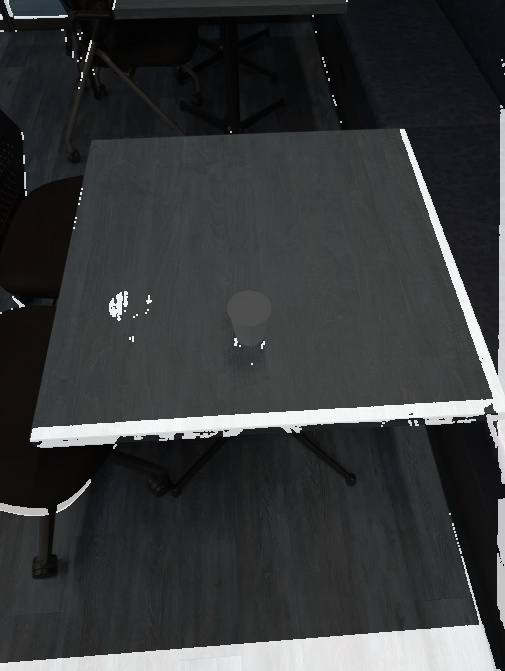

Python code for this plot:
import cv2
import datetime
# import matplotlib.pyplot as plt
import numpy as np
import os
import sobel_def


# imgA = cv2.imread('diff_3_1.png')
# imgB = cv2.imread('diff_3_2.png')

imgA = cv2.imread('img/image3.png', 0)
imgB = cv2.imread('img/image4.png', 0)



# 画像が正しく読み込まれたかをチェック
if imgA is None:
    # print(f'Could not open or find the image: {args.inputA}')
    print("error1")
    exit(0)
if imgB is None:
    # print(f'Could not open or find the image: {args.inputB}')
    print("error2")
    exit(0)

# if imgA.shape[2] == 4:
#     imgA = cv2.cvtColor(imgA, cv.COLOR_RGBA2RGB)
# if imgB.shape[2] == 4:  # imgB が RGBA 形式の場合
#     imgB = cv.cvtColor(imgB, cv.COLOR_RGBA2RGB)

imgA = cv2.cvtColor(imgA, cv2.COLOR_BGR2RGB)
imgB = cv2.cvtColor(imgB, cv2.COLOR_BGR2RGB)

heightA, widthA, cA = imgA.shape[:3]
heightB, widthB, cB = imgB.shape[:3]

akaze = cv2.AKAZE_create()

#特徴量を計算する
#kp = keypoints(特徴点),des = descriptors(特徴点描画)
kpA, desA = akaze.detectAndCompute(imgA, None)
kpB, desB = akaze.detectAndCompute(imgB, None)

# imageBを透視変換する
# 透視変換: 斜めから撮影した画像を真上から見た画像に変換する感じ
# BFMatcher型のオブジェクトを作成する
bf = cv2.BFMatcher(cv2.NORM_HAMMING, crossCheck=True)
# 記述子をマッチさせる。※スキャン画像(B2)の特徴抽出はforループ前に実施済み。
matches = bf.match(desA,desB)
# マッチしたものを距離順に並べ替える。
matches = sorted(matches, key = lambda x:x.distance)
# マッチしたもの（ソート済み）の中から上位★%（参考：15%)をgoodとする。
good = matches[:int(len(matches) * 0.15)]
# 対応が取れた特徴点の座標を取り出す？
src_pts = np.float32([kpA[m.queryIdx].pt for m in good]).reshape(-1,1,2)
dst_pts = np.float32([kpB[m.trainIdx].pt for m in good]).reshape(-1,1,2)
# findHomography:二つの画像から得られた点の集合を与えると、その物体の投射変換を計算する
M, mask = cv2.findHomography(dst_pts, src_pts, cv2.RANSAC,5.0) # dst_img作成の際だけ使う。warpperspectiveの使い方がわかってない。
# imgBを透視変換。
imgB_transform = cv2.warpPerspective(imgB, M, (widthA, heightA))

# imgAとdst_imgの差分を求めてresultとする。グレースケールに変換。
result = cv2.absdiff(imgA, imgB_transform)
result_gray = cv2.cvtColor(result, cv2.COLOR_BGR2GRAY)
# 二値化
_, result_bin = cv2.threshold(result_gray, 50, 255, cv2.THRESH_BINARY) # 閾値は50

# カーネルを準備（オープニング用）
kernel = np.ones((2,2),np.uint8)
# オープニング（収縮→膨張）実行 ノイズ除去
result_bin = cv2.morphologyEx(result_bin, cv2.MORPH_OPEN, kernel) # オープニング（収縮→膨張）。ノイズ除去。

# 二値画像をRGB形式に変換し、2枚の画像を重ねる。
result_bin_rgb = cv2.cvtColor(result_bin, cv2.COLOR_GRAY2RGB)
result_add = cv2.addWeighted(imgA, 0.3, result_bin_rgb, 0.7, 2.2) # ２.２はガンマ値。大きくすると白っぽくなる

timestamp = datetime.datetime.now().strftime("%Y%m%d_%H%M%S")

output_filename = f'output/saize_site_diff_{timestamp}.png'
cv2.imwrite(output_filename, result_add)
